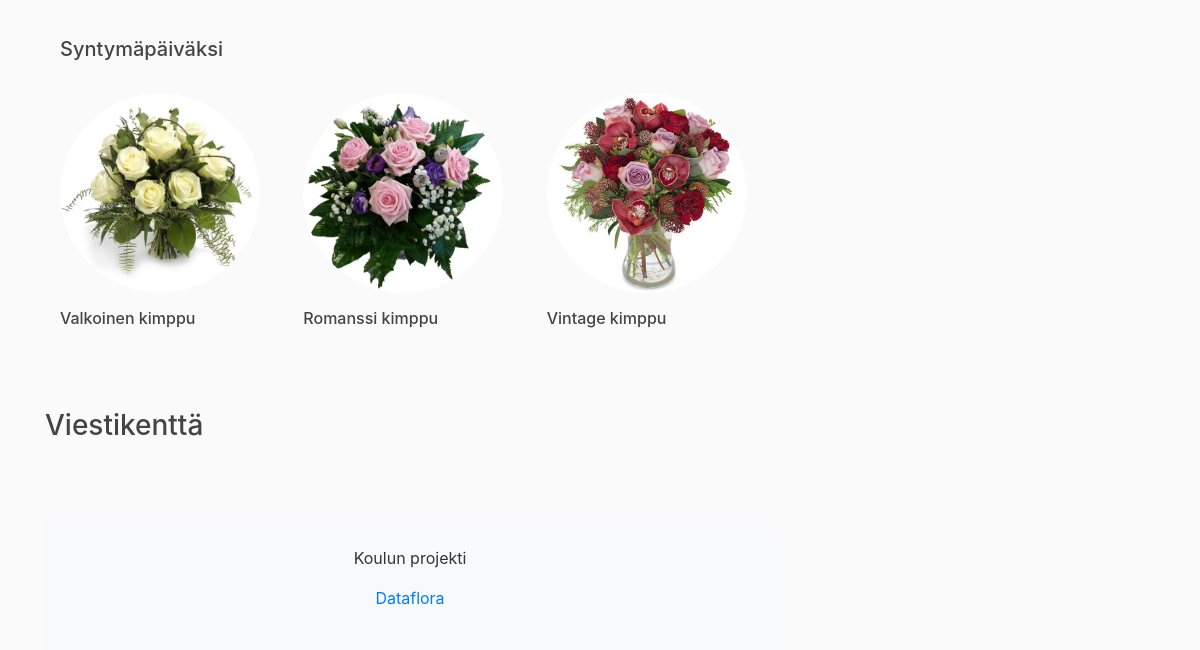
Page /home (lower part) on the earlier database version.
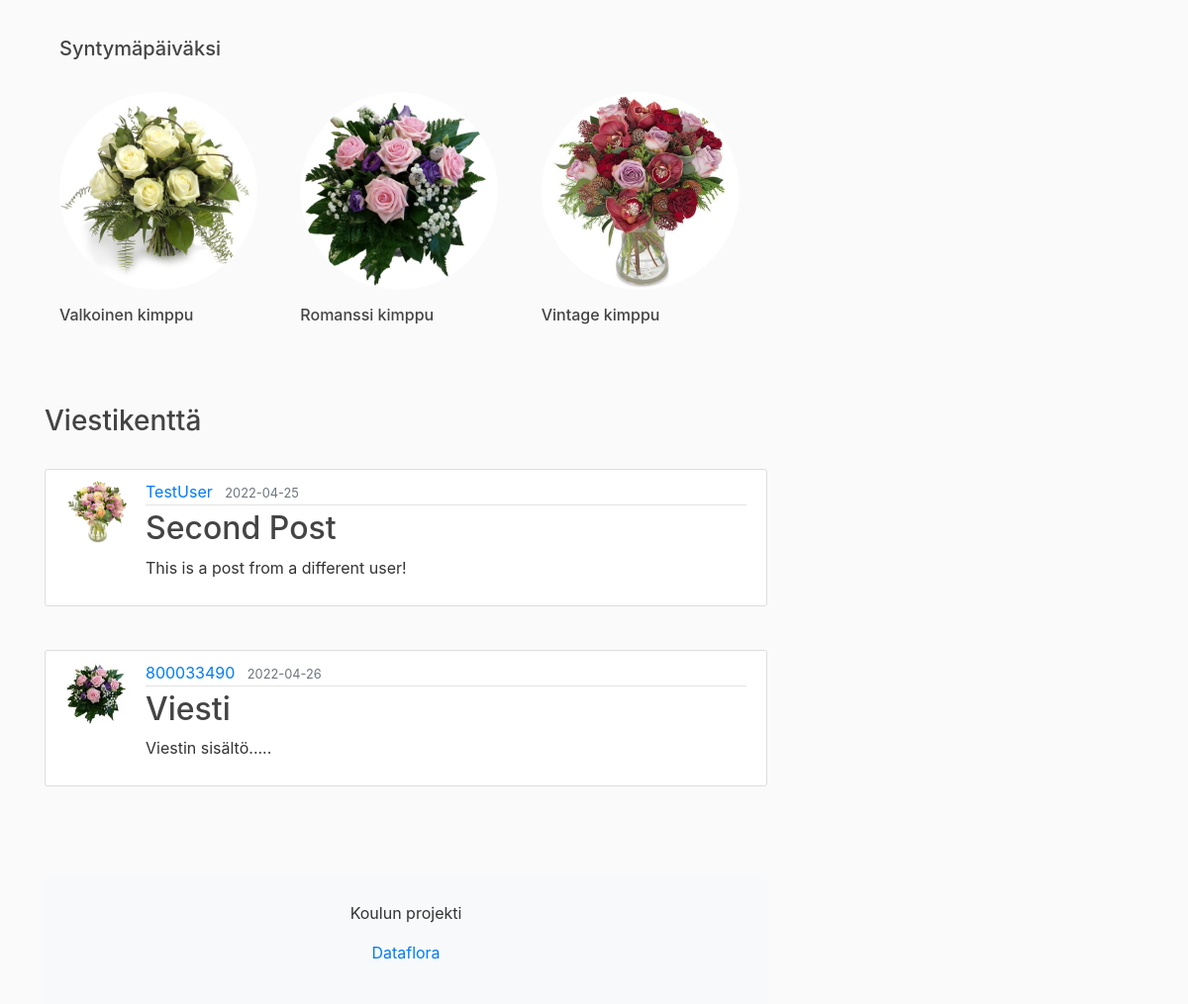
Same page on the later database version.
### flaskblog/models.py (models this page shows, shortened)
class Post(db.Model):
    id = db.Column(db.Integer, primary_key=True)
    title = db.Column(db.String(100), nullable=False)
    date_posted = db.Column(db.DateTime, nullable=False, default=datetime.utcnow)
    content = db.Column(db.Text, nullable=False)
    user_id = db.Column(db.Integer, db.ForeignKey('user.id'), nullable=False)

class User(db.Model, UserMixin):
    id = db.Column(db.Integer, primary_key=True)
    username = db.Column(db.String(20), unique=True, nullable=False)
    email = db.Column(db.String(120), unique=True, nullable=False)
    image_file = db.Column(db.String(20), nullable=False, default='default.jpg')
    password = db.Column(db.String(60), nullable=False)
    posts = db.relationship('Post', backref='author', lazy=True)

### flaskblog/routes.py (the view)
@app.route("/")
@app.route("/home")
def home():
    posts = Post.query.all()
    return render_template('home.html', posts=posts)

### flaskblog/templates/home.html (shortened to what this page needs)
{% extends "layout.html" %}
{% block content %}
      <div class="container mt-5">
        <h5>Syntymäpäiväksi</h5><br>
          <div class="row">
            <div class="col-sm-4">
              <p><img src="{{ url_for('static', filename='pics/syntyma1.jpg') }}" class="rounded-circle" alt="Cinque Terre" width="200" height="200"></p>
              <h6>Valkoinen kimppu</h6>
            </div>
            <div class="col-sm-4">
              <p><img src="{{ url_for('static', filename='pics/syntyma2.jpg') }}" class="rounded-circle" alt="Cinque Terre" width="200" height="200"></p>
              <h6>Romanssi kimppu</h6>
            </div>
            <div class="col-sm-4">
              <p><img src="{{ url_for('static', filename='pics/syntyma3.jpg') }}" class="rounded-circle" alt="Cinque Terre" width="200" height="200"></p>
              <h6>Vintage kimppu</h6>
            </div>
          </div>
        </div><br><br><br>
<h3>Viestikenttä</h3><br>
  {% for post in posts %}
        <article class="media content-section">
          <img class="rounded-circle article-img" src="{{ url_for('static', filename='pics/' + post.author.image_file) }}">
          <div class="media-body">
            <div class="article-metadata">
              <a class="mr-2" href="#">{{ post.author.username }}</a>
              <small class="text-muted">{{ post.date_posted.strftime('%Y-%m-%d') }}</small>
            </div>
            <h2><a class="article-title" href="{{ url_for('post', post_id=post.id) }}">{{ post.title }}</a></h2>
            <p class="article-content">{{ post.content }}</p>
          </div>
        </article><br>
  {% endfor %}
  <div class="mt-5 p-4 bg-light ext-secondary text-center">
    <p>Koulun projekti</p>
    <p><a href="http://www.dataflora.fi" class="link-light">Dataflora</a></p>
  </div>
{% endblock content %}

### flaskblog/templates/layout.html (shortened to what this page needs)
<!DOCTYPE html>
<html lang="en">
<head>
    <link rel="stylesheet" href="https://maxcdn.bootstrapcdn.com/bootstrap/4.0.0/css/bootstrap.min.css">
    <link rel="stylesheet" type="text/css" href="{{ url_for('static', filename='main.css') }}">
</head>
<body>
    <main role="main" class="container">
      <div class="row">
        <div class="col-md-8">
          {% block content %}{% endblock %}
        </div>
      </div>
    </main>
</body>
</html>

### flaskblog/static/main.css (style rules this page uses)
body { background: #fafafa; color: #333333; margin-top: 5rem; }
h1, h2, h3, h4, h5, h6 { color: #444444; }
.content-section { background: #ffffff; padding: 10px 20px; border: 1px solid #dddddd; border-radius: 3px; margin-bottom: 20px; }
.article-title { color: #444444; }
.article-content { white-space: pre-line; }
.article-img { height: 65px; width: 65px; margin-right: 16px; }
.article-metadata { padding-bottom: 1px; margin-bottom: 4px; border-bottom: 1px solid #e3e3e3 }

Differences in the rows shown:
added Post: image_file (placeholder picture), author.username "TestUser", date_posted "2022-04-25", title "Second Post", content "This is a post from a different user!"
added Post: image_file (picture), author.username "800033490", date_posted "2022-04-26", title "Viesti", content "Viestin sisältö....."
